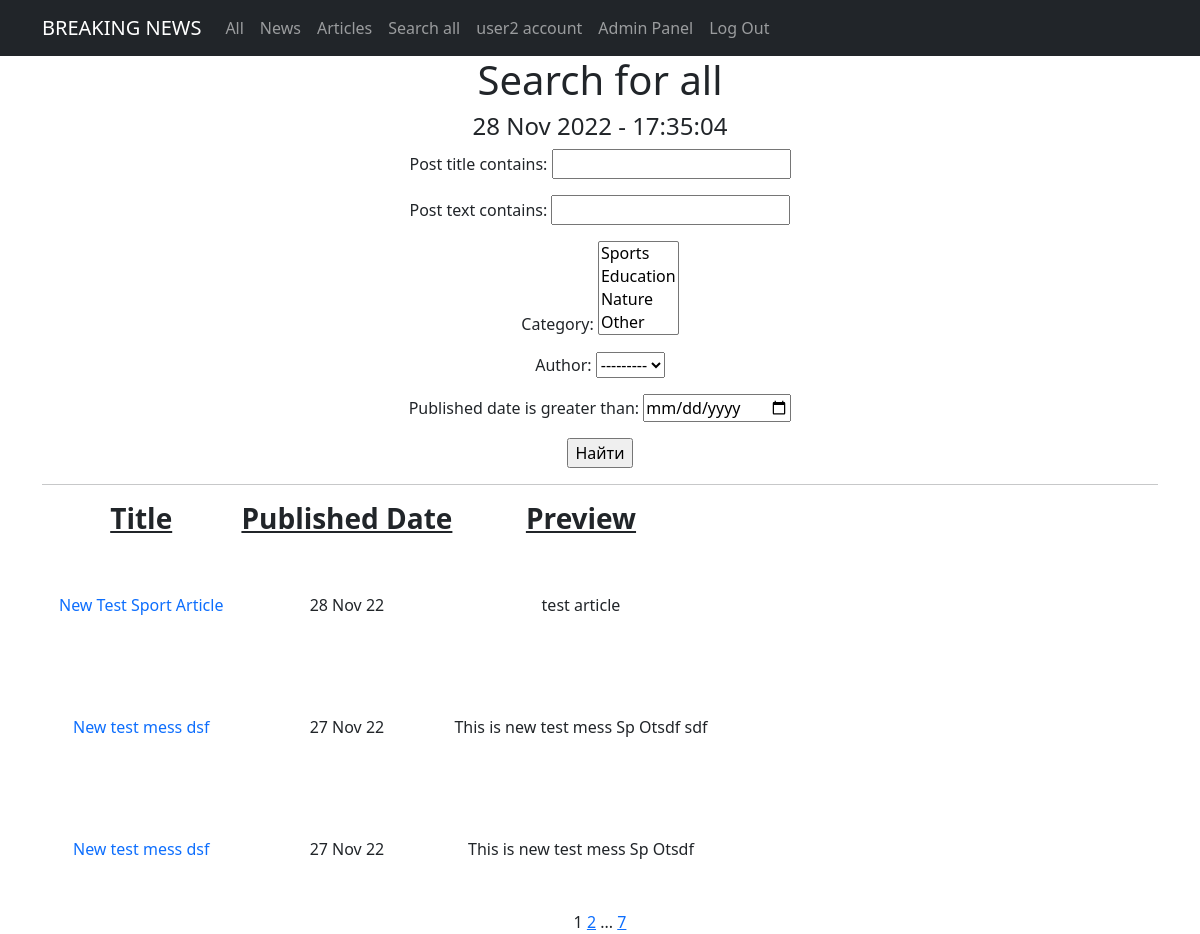
Screenshot of /search/ (signed in) with the database file from the repository.
### newsportal/models.py (models this page shows, shortened)
class Category(models.Model):
    category = models.CharField(unique=True, max_length=100)
    users = models.ManyToManyField(User, through='Subscribers', blank=True)
    def __str__(self):
        return f'{self.category}'

class Post(models.Model):
    author = models.ForeignKey(Author, on_delete=models.CASCADE)
    type = models.CharField(max_length=2, choices=TYPES, default=news)
    published_date = models.DateTimeField(auto_now_add=True)
    post_title = models.CharField(max_length=100)
    post_text = models.TextField()
    category = models.ManyToManyField(Category, through="PostCategory")
    post_rating = models.IntegerField(default=0)

### newsportal/views.py (the view)
# urls.py: path('search/', PostSearch.as_view(), name='post_search'),
class PostSearch(PostsList):
    template_name = 'post_search.html'

### newsportal/models.py (called while the page is built)
    def __str__(self):
        return f'{self.user.username}'

### newsportal/templatetags/custom_filters.py (called while the page is built)
@register.filter()
def censor(text):
    if isinstance(text, str):
        wordstocensor = ['fool', 'death', 'suffer']
        text = re.split('(\W+)', text)
        for i, j in enumerate(text):
            for k in wordstocensor:
                if k in j.lower():
                    text[i] = text[i][0] + '*'*(len(text[i]) - 1)
        return ''.join(text)
    else:
        raise Exception("This filter is applicable only to the <class 'str'>")

### newsportal/templatetags/custom_tags.py (called while the page is built)
@register.simple_tag()
def current_time(format_string='%d %b %Y - %H:%M:%S'):
    return datetime.now().astimezone().strftime(format_string)

@register.simple_tag(takes_context=True)
def url_replace(context, **kwargs):
   d = context['request'].GET.copy()
   for k, v in kwargs.items():
       d[k] = v
   return d.urlencode()

### newsportal/views.py (called while the page is built)
    def get_queryset(self):
        queryset = super().get_queryset()
        self.filterset = PostFilter(self.request.GET, queryset)
        return self.filterset.qs

    def get_context_data(self, **kwargs):
        context = super().get_context_data(**kwargs)
        context['filterset'] = self.filterset
        return context

### templates/post_search.html (shortened to what this page needs)
{% extends 'posts.html' %}
{% load custom_filters %}
{% load custom_tags %}
{% block content %}
<h1>Search for all</h1>
<h4>{% current_time '%d %b %Y - %H:%M:%S' %}</h4>
   <form action="" method="get">
       {{ filterset.form.as_p }}
       <input type="submit" value="Найти" />
   </form>
<hr>
   {% if posts %}
       <table>
           <tr>
               <td><h3><span style="text-decoration: underline;"><strong>Title</strong></span></h3></td>
               <td><h3><span style="text-decoration: underline;"><strong>Published Date</strong></span></h3></td>
               <td><h3><span style="text-decoration: underline;"><strong>Preview</strong></span></h3></td>
           </tr>
           {% for post in posts %}
           <tr>
               {% if post.type == 'NW' %}
               <td><a class="nav-link" href="/news/{{post.pk}}">{{ post.post_title|censor }}</a></td>
               {% elif post.type == 'AR' %}
               <td><a class="nav-link" href="/articles/{{post.pk}}">{{ post.post_title|censor }}</a></td>
               {% endif %}
               <td>{{ post.published_date|date:'d M y' }}</td>
               <td>{{ post.post_text|truncatewords:20|censor }}</td>
               <td><p>&nbsp;</p><p>&nbsp;</p><p>&nbsp;</p></td>
           </tr>
           {% endfor %}
       </table>
   {% else %}
       <h2>Nothing here</h2>
   {% endif %}
{% endblock content %}

### templates/posts.html (shortened to what this page needs)
<!DOCTYPE html>
{% extends 'flatpages/default.html' %}
{% load custom_filters %}
{% load custom_tags %}
{% block content2 %}
<li class="nav-item">
  <a class="nav-link" href="/search/">Search all</a>
</li>
{% endblock content2 %}
{% block content3 %}
   {{ page_obj.number }}
   {% if page_obj.has_next %}
       <a href="?{% url_replace page=page_obj.next_page_number %}">{{ page_obj.next_page_number }}</a>
       {% if paginator.num_pages != page_obj.next_page_number %}
           ...
           <a href="?{% url_replace page=page_obj.paginator.num_pages %}">{{ page_obj.paginator.num_pages }}</a>
       {% endif %}
   {% endif %}
{% endblock content3 %}

### templates/flatpages/default.html (shortened to what this page needs)
<!DOCTYPE html>
<html lang="en">
    <head>
        {% load static %}
        <link href="{% static 'css/styles.css' %}" rel="stylesheet" />
    </head>
    <body>
        <nav class="navbar navbar-expand-lg navbar-dark bg-dark static-top">
            <div class="container">
                <a class="navbar-brand" href="#">BREAKING NEWS</a>
                <div class="collapse navbar-collapse" id="navbarResponsive">
                    <ul class="navbar-nav ml-auto">
                        {% block view %}
                        <li class="nav-item active">
                            <a class="nav-link" href="/">All</a>
                        </li>
                        <li class="nav-item">
                            <a class="nav-link" href="/news/">News</a>
                        </li>
                        <li class="nav-item">
                            <a class="nav-link" href="/articles/">Articles</a>
                        </li>
                        {% endblock view %}
                        {% block content2 %}
                        {% endblock content2 %}
                        {% block account %}
                        <li class="nav-item">
                            <a class="nav-link" href="/account/">{{ request.user.username }} account</a>
                        </li>
                        {% endblock account %}
                        <li class="nav-item">
                            <a class="nav-link" href="/admin/">Admin Panel</a>
                        </li>
                        {% block blogout %}
                        <li class="nav-item">
                            <a class="nav-link" href="/sign/logout/">Log Out</a>
                        </li>
                        {% endblock blogout %}
                    </ul>
                </div>
            </div>
        </nav>
        <div class="container">
            <div class="row">
                <div class="col-lg-12 text-center">
                    {% block content %}{% endblock content %}
                    {% block content3 %}
                    {% endblock content3 %}
                </div>
            </div>
        </div>
    </body>
</html>

### rows the page displays
Category: category "Sports / Education / Nature / Other"
Post: post_title|censor "New Test Sport Article", published_date "28 Nov 22", post_text|censor "test article"
Post: post_title|censor "New test mess dsf", published_date "27 Nov 22", post_text|censor "This is new test mess Sp Otsdf sdf"
Post: post_title|censor "New test mess dsf", published_date "27 Nov 22", post_text|censor "This is new test mess Sp Otsdf"

### other values shown
{{ request.user.username }} "user2"
{{ page_obj.number }} "1"
{{ page_obj.next_page_number }} "2"
{{ page_obj.paginator.num_pages }} "7"
